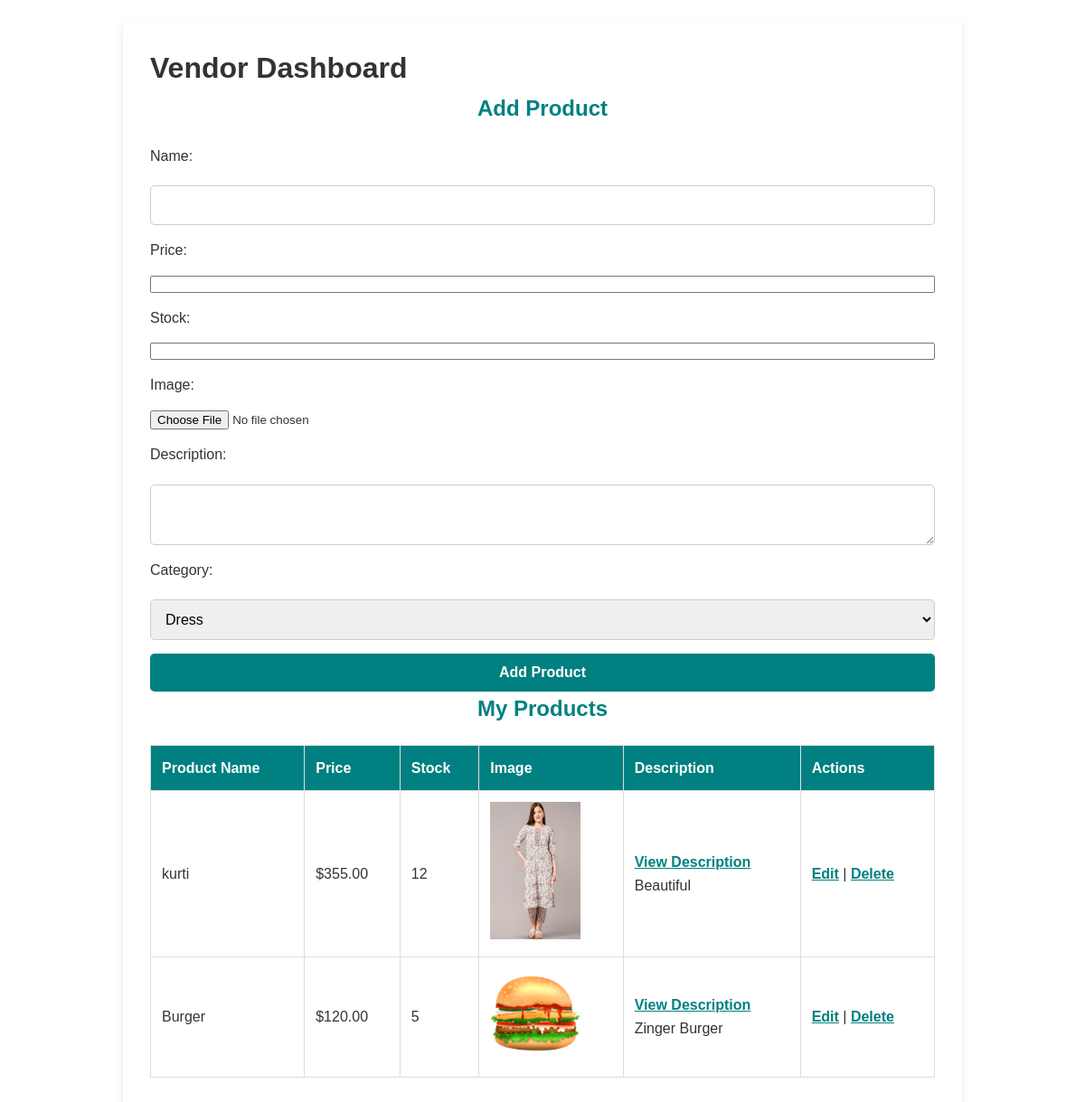
The app's page /vendor-dashboard/ (signed in) with its own data.
### products/models.py (models this page shows, shortened)
class Product(models.Model):
    vendor = models.ForeignKey('auth.User', on_delete=models.CASCADE)
    name = models.CharField(max_length=255)
    price = models.DecimalField(max_digits=10, decimal_places=2)
    quantity = models.PositiveIntegerField()
    description = models.TextField(blank=True, null=True)
    stock = models.PositiveIntegerField(default=0)
    image = models.ImageField(upload_to='products/')
    category = models.ForeignKey(Category, on_delete=models.SET_NULL, null=True, blank=True)

### products/views.py (the view, shortened to what this page needs)
# urls.py: path('vendor-dashboard/', views.vendor_dashboard, name="vendor_dashboard"),
@login_required
def vendor_dashboard(request):
    if not hasattr(request.user, 'vendorprofile'):
        return redirect('user_dashboard')
    products = Product.objects.filter(vendor=request.user)
    categories = Category.objects.all()
    return render(request, 'products/vendor_dashboard.html', {
        'products': products,
        'categories': categories
    })

### products/templates/products/vendor_dashboard.html (shortened to what this page needs)
<!DOCTYPE html>
<html lang="en">
<head>
    <link rel="stylesheet" href="https://cdnjs.cloudflare.com/ajax/libs/font-awesome/6.4.2/css/all.min.css">
    <link rel="stylesheet" href="/static/css/style.css">
</head>
<body>
    <div class="container">
        <h1>Vendor Dashboard</h1>
        <h2>Add Product</h2>
        <form method="POST" enctype="multipart/form-data">
            <label for="name">Name:</label>
            <input type="text" name="name" id="name" required>
            <label for="price">Price:</label>
            <input type="number" step="0.01" name="price" id="price" required>
            <label for="quantity">Stock:</label>
            <input type="number" name="quantity" id="quantity" required>
            <label for="image">Image:</label>
            <input type="file" name="image" id="image" accept="image/*" required>
            <label for="description">Description:</label>
            <textarea name="description" id="description" rows="3" required></textarea>
            <label for="category">Category:</label>
            <select name="category" id="category" required>
                {% for category in categories %}
                    <option value="{{ category.id }}">{{ category.name }}</option>
                {% endfor %}
            </select>
            <button type="submit">Add Product</button>
        </form>
        <h2>My Products</h2>
        <table>
            <thead>
                <tr>
                    <th>Product Name</th>
                    <th>Price</th>
                    <th>Stock</th>
                    <th>Image</th>
                    <th>Description</th>
                    <th>Actions</th>
                </tr>
            </thead>
            <tbody>
                {% for product in products %}
                    <tr>
                        <td>{{ product.name }}</td>
                        <td>${{ product.price }}</td>
                        <td>{{ product.quantity }}</td>
                        <td><img src="{{ product.image.url }}" alt="{{ product.name }}" width="100"></td>
                        <td>
                            <a href="#description-{{ product.id }}" data-toggle="collapse">View Description</a>
                            <div id="description-{{ product.id }}" class="collapse">
                                <p>{{ product.description }}</p>
                            </div>
                        </td>
                        <td>
                            <a href="{% url 'edit_product' product.id %}">Edit</a> |
                            <a href="{% url 'delete_product' product.id %}">Delete</a>
                        </td>
                    </tr>
                {% empty %}
                    <tr><td colspan="6">No products found.</td></tr>
                {% endfor %}
            </tbody>
        </table>
    </div>
</body>
</html>

### products/static/css/style.css (style rules this page uses)
* { margin: 0; padding: 0; box-sizing: border-box; }
body { font-family: Arial, sans-serif; background-color: white; color: #333; line-height: 1.6; padding: 20px; }
button { background-color: #008080; color: white; border: none; padding: 10px 15px; border-radius: 5px; cursor: pointer; font-weight: bold; }
.container { width: 80%; margin: 0 auto; background-color: white; padding: 30px; border-radius: 10px; box-shadow: 0 4px 8px rgba(0, 0, 0, 0.1); }
table { width: 100%; border-collapse: collapse; margin: 20px 0; }
table th, table td { border: 1px solid #ddd; padding: 12px; text-align: left; }
table th { background-color: #008080; color: white; }
img { max-width: 100%; height: auto; }
input[type="text"], input[type="password"], input[type="email"], select, textarea { width: 100%; padding: 10px; border: 1px solid #ccc; border-radius: 5px; margin-top: 5px; }
h2 { text-align: center; color: #008080; margin-bottom: 20px; }
form { display: flex; flex-direction: column; gap: 15px; }
input[type="text"], input[type="password"], input[type="email"], select { padding: 12px; font-size: 16px; border-radius: 5px; border: 1px solid #ccc; }
button { padding: 12px; background-color: #008080; color: white; border: none; font-size: 16px; border-radius: 5px; cursor: pointer; transition: background-color 0.3s; }
a { text-align: center; color: #008080; font-weight: bold; }

### records on screen
Product: name "kurti", price "355.00", quantity "12", image (picture), description "Beautiful"
Product: name "Burger", price "120.00", quantity "5", image (picture), description "Zinger Burger"

### other values on screen
form field category "Dress"
